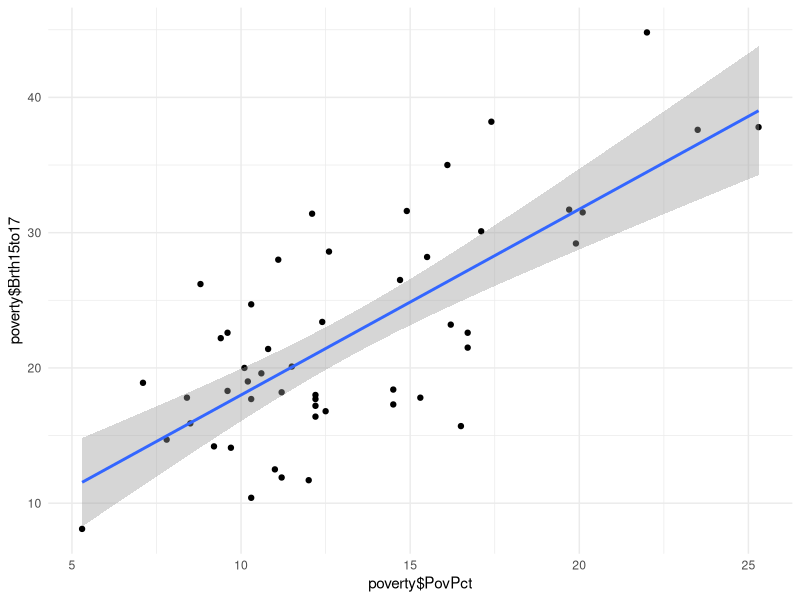
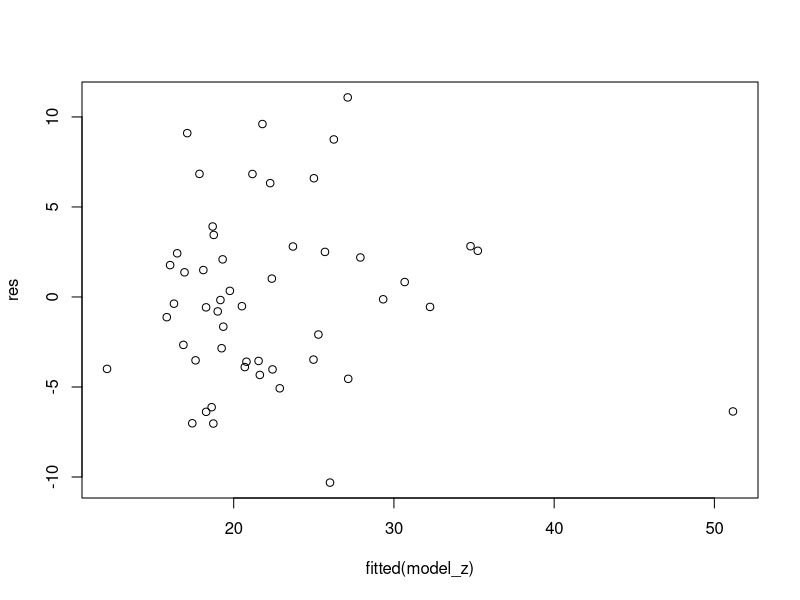

Write R code to recreate these figures, in order.
## ---- chunk 1
library(broom)
library(tidyverse)
poverty <- read_csv('poverty.csv')
## ---- chunk 2
model <- lm(poverty$Brth15to17 ~ poverty$PovPct)
coef(model)
summary(model)
## ---- chunk 3
poverty %>% ggplot(aes(x = poverty$PovPct, y = poverty$Brth15to17)) +
  geom_point() + geom_smooth(method = 'lm') +
  theme_minimal()
## ---- chunk 4
model <- lm(poverty$Brth15to17 ~ poverty$PovPct + poverty$ViolCrime)
coef(model)
summary(model)
## ---- chunk 5
tidy(model) %>% select(term, estimate)
## ---- chunk 6
tidy(model) %>% select(term, estimate) %>% mutate(estimate = round(estimate,2))
## ---- chunk 7
poverty <- mutate(poverty, PovPct_z = scale(PovPct), ViolCrime_z = scale(ViolCrime))
tibble(poverty)
## ---- chunk 8
model_z <- lm(poverty$Brth15to17 ~ poverty$PovPct_z + poverty$ViolCrime_z)
tidy(model_z) %>% select(term, estimate) %>% mutate(estimate = round(estimate,2))
## ---- chunk 9
res <- residuals(model_z)
plot(fitted(model_z),res)
## ---- chunk 10
cor(poverty$PovPct,poverty$ViolCrime)
cor(poverty$PovPct,poverty$Brth15to17)
cor(poverty$Brth15to17,poverty$ViolCrime)
